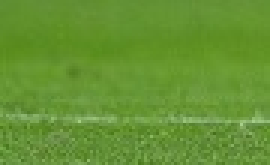
#> input picture Sessions/Summer_School_2018/Session_4/grass.jpg, 90 x 55 px (shown 3 times larger)
$ jupyter execute 'Session 4.ipynb'   (older library calls are emulated)
#> lines starting #> are read from the running program, lines starting #| are printed output that depends on the picture; after the words box and inside, x2 and y2 are one past the last pixel; in counts of white or black regions, pixels touching at a corner belong together; pictures that were not available may be replaced by others from this repository, and a replacement may not be noted
<center> <center>

 #  $   Tracking~Methods  $

  # $ \displaystyle Meanshift,~Camshift~and~Kalman~filters$


### What is object tracking ?
  Simply put,it is the process of locating a moving object (or multiple objects) over time using a camera.

  ### Why study object tracking ?
   Object tracking is useful in a variety of applications,such as human-computer interaction, security and surveillance , medical imaging,augmented reality,etc.

##  Histogram backprojection :

Histogram backprojection, in simple words ,  creates an image of the same size (but of a  single channel) as that of our input image, where each pixel corresponds to the probability of that pixel belonging to our object $ie.$ the output image will have our object of interest in more white compared to remaining part. It is used to find objects of interest in an image or other image segmentation applications.

### How do  we  get  it?

First , we create a histogram of an image containing our object of interest. A colour histogram is preferred over a grayscale one as it contains more information about the object .  We then "back-project" this histogram over our test image where we need to find the object, $ie$ ,we calculate the probability of every pixel belonging to the target object and show it. The resulting output on proper thresholding gives us the object of interest. To understand what we mean by  "back-project" consider a case when our image is

### Implementation :

First we need to calculate the **color histogram** of both the object we need to find (let it be $O$ ) and the image where
we are going to search for the object(let it be $I$)

[cell 1]
import cv2
import numpy as np
from matplotlib import pyplot as plt

#roi is the region of object we need to find
roi = cv2.imread('grass.jpg')
#> roi is the input picture: shape (55, 90, 3); mean B, G, R 50.8, 147.5, 101.1
hsv = cv2.cvtColor(roi,cv2.COLOR_BGR2HSV)
#> hsv: shape (55, 90, 3); mean H, S, V 44.5, 167.8, 147.5
#target is the image we search in
target = cv2.imread('messi5.jpg')
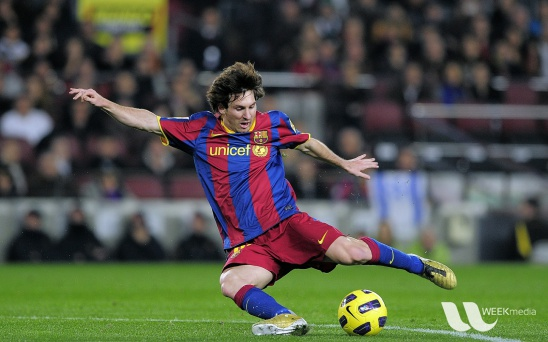
#> input picture Sessions/Summer_School_2018/Session_4/messi5.jpg, 548 x 342 px
#> target is the input picture: shape (342, 548, 3); mean B, G, R 72.4, 86, 82.2
hsvt = cv2.cvtColor(target,cv2.COLOR_BGR2HSV)
#> hsvt: shape (342, 548, 3); mean H, S, V 82.7, 87.7, 100.4
# Find the histograms using calcHist. Can be done with np.histogram2d also
roihist = cv2.calcHist([hsv],[0, 1], None, [180, 256], [0, 180, 0, 256] )
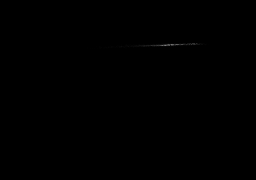
#> roihist: shape (180, 256) float32; min 0, max 122, mean 0.1
cv2.normalize(roihist,roihist,0,255,cv2.NORM_MINMAX)
#> roihist: shape (180, 256) float32; 0.69% of pixels changed, all inside (x1, y1, x2, y2) = (87, 43, 209, 49)

We then find the  "backprojected" image $R$

This is done by the built in function $ cv2.calcBackProject() $ .

What this actually means :

* In each pixel of our target image  ,we  collect the data and find the correspondent bin location for that pixel
* Lookup the histogram of the roi in the correspondent bin  and read the bin value.
* Store this bin value in a new image

[cell 2]
R=cv2.calcBackProject([hsvt],[0,1],roihist,[0,180,0,256],1)

This backprojected image is then convolved with a mask, which for an object of compact shape and unknown orientation can be a circle of same area as that of the object.

[cell 3]
# convolution with a circular disc, B = D * B, where D is the disc kernel
disc = cv2.getStructuringElement(cv2.MORPH_ELLIPSE,(5,5))
cv2.filter2D(R,-1,disc,R)
#> R: shape (342, 548); min 0, max 255, mean 42
R = np.uint8(R)
cv2.normalize(R,R,0,255,cv2.NORM_MINMAX)

Now the location of maximum intensity gives us the location of object. If we are expecting a region in the image, thresholding for a suitable value gives a nice result.

[cell 4]
ret,R = cv2.threshold(R,50,255,0)
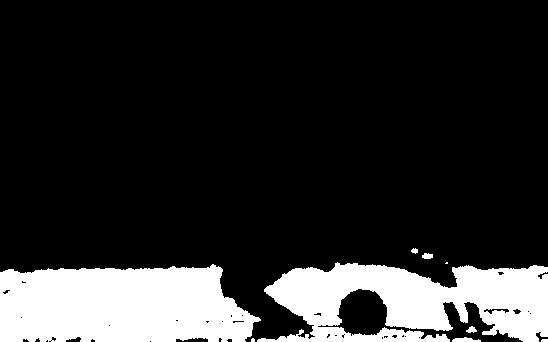
#> R: shape (342, 548); 17.4% white; 9 white regions (2 under 20 px), largest, box (x1, y1, x2, y2) and area: (0, 264, 261, 342) 17119, (257, 262, 548, 342) 15235, (452, 337, 481, 342) 99
res=cv2.merge((R,R,R))
res=cv2.bitwise_and(res,target)
res=np.hstack((target,res))
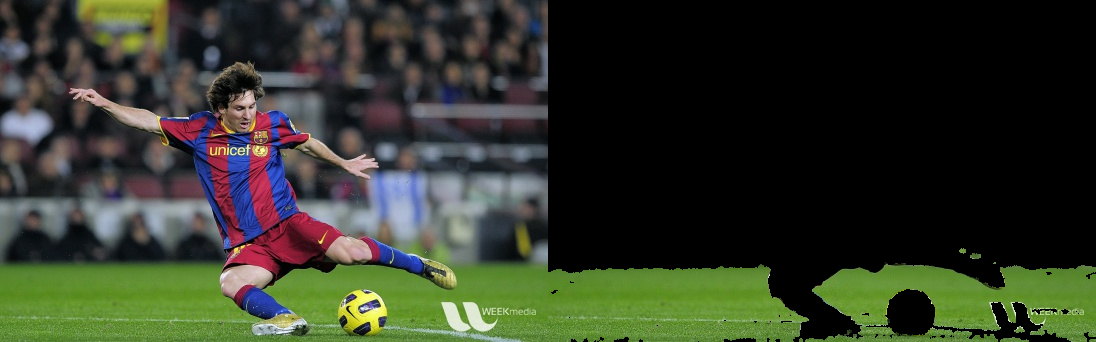
#> res: shape (342, 1096, 3); mean B, G, R 40.7, 55.5, 49.7
res=cv2.cvtColor(res,cv2.COLOR_BGR2RGB)
plt.imshow(res)
plt.show()

##   Meanshift

Simply put, meanshift is an analysis technique  for locating the maxima of a density function, a so-called mode-seeking algorithm.
In the context of visual tracking , the meanshift algorithm , based on the color histogram of the object in the previous image, is used  to find the peak of a probability density function  near the object's old position. We will give a brief overview of the underlying mathematics behind the procedure , and then develop a basic intuition of how it is useful for us , in visual tracking.

###  Underlying  mathematics

Meanshift is a procedure to locate the maxima of a density function . First , we start with an initial estimate $\displaystyle x$ . Let a kernel function $\displaystyle K(x_{i}-x)$   be given. This function determines the weight of nearby points $ x_i$ for re-estimation of the mean. (In the case of visual tracking , "nearby" points constitutes all points falling within the target window ).   Typically a Gaussian kernel on the distance to the current estimate is used, $\displaystyle ie.~ K(x_{i}-x)=e^{-c||x_{i}-x||^{2}}$. The weighted mean of the density in the window determined by $\displaystyle K$  is

$ \displaystyle m(x)= \frac {\sum _{x_{i}\in N(x)} K(x_i-x)x_i} {\sum _{x_{i}\in N(x)}K(x_i-x)} $
where ${\displaystyle N(x)}$   is the neighbourhood of $ {\displaystyle x} $ ,and in our

case the set of  points within the target window .

The difference $ \displaystyle m(x) -x $ is called the * mean shift * . The algorithm now sets $ x \leftarrow m(x) $ and continues till $ m(x) $ converges .

### Intuition

Consider you have a set of points. (It can be a pixel distribution like
histogram backprojection). You are given a small window ( may be a circle) and you have to move that window to the area of maximum pixel density (or maximum number of points). It is illustrated in the simple image given below:


The initial window is shown in blue circle with the name $ “C1”$. Its original center is marked in blue rectangle, named
“C1_o”. But if you find the centroid of the points inside that window, you will get the point “C1_r” (marked in small
blue circle) which is the real centroid of window. Surely they don’t match. So move your window such that circle
of the new window matches with previous centroid. Again find the new centroid. Most probably, it won’t match. So
move it again, and continue the iterations such that center of window and its centroid falls on the same location (or
with a small desired error). So finally what you obtain is a window with maximum pixel distribution. It is marked
with green circle, named $“C2”$. As you can see in image, it has maximum number of points.

Essentially, the working of the function can be summarized as follows :

1.We pass the initial location of our target object and the histogram backprojected image to the
meanshift function

2.As the object moves ,the histogram backprojected image also changes.

3.The meanshift function moves the window to the new location with  maximum probability density .

###  OpenCV Implementation

To use meanshift in OpenCV, first we need to setup the target and find its histogram so that we can backproject the target
on each frame for calculation of meanshift. We also need to provide initial location of window. For histogram, only
hue is considered here. Also, to avoid false values due to low light, low light values are discarded using $ cv2.inRange()$ function.

Let us first download the video which we are going to use for the camshift Code.

Note : Please go to the terminal and type this to download the all round Youtube Downloader Software.

sudo apt-get install youtube-dl

[cell 5]
import numpy as np
import cv2
cap = cv2.VideoCapture('file slow.flv in open cv-c99kI_2wHuo.mp4')
# take first frame of the video
ret,frame = cap.read()
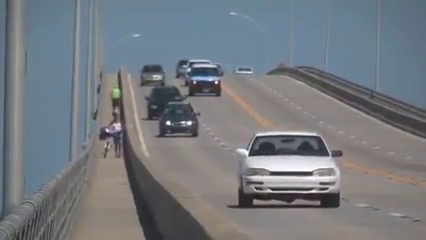
#> input picture frame 91 of Sessions/Summer_School_2018/Session_4/file slow.flv in open cv-c99kI_2wHuo.mp4, 426 x 240 px
#> frame is the input picture: shape (240, 426, 3); mean B, G, R 127.9, 121.8, 116.9
cv2.imshow('frame',frame)
cv2.waitKey(0) & 0xFF
# setup initial location of window
r,h,c,w = 127,50,193,75# simply hardcoded the values
track_window = (c,r,w,h)
# set up the ROI for tracking
roi = frame[r:r+h, c:c+w]
#> roi: shape (50, 75, 3)
cv2.imshow('roi',roi)
hsv_roi = cv2.cvtColor(frame, cv2.COLOR_BGR2HSV)
#> hsv_roi: shape (240, 426, 3); mean H, S, V 73, 38.7, 132.6
mask = cv2.inRange(roi, np.array((135.,135.,135.)), np.array((360.,255.,255.)))
#> mask: shape (50, 75); 41.5% white; 17 white regions (12 under 20 px), largest, box (x1, y1, x2, y2) and area: (0, 0, 75, 43) 1379, (31, 45, 44, 50) 39, (50, 48, 75, 50) 36, (11, 41, 17, 49) 31, (21, 39, 25, 47) 24
#mask = cv2.inRange(hsv_roi, np.array((0., 60.,32.)), np.array((180.,255.,255.)))
#roi_hist = cv2.calcHist([hsv_roi],[0],mask,[180],[0,180])
roi_hist = cv2.calcHist([roi],[0],mask,[180],[0,180])
#> roi_hist = 180 values, max 249 at index 135, min 0 at index 0, mean 6.69

cv2.normalize(roi_hist,roi_hist,0,255,cv2.NORM_MINMAX)
# Setup the termination criteria, either 10 iteration or move by atleast 1 pt
term_crit = ( cv2.TERM_CRITERIA_EPS | cv2.TERM_CRITERIA_COUNT, 10, 1 )
while(1):
  ret ,frame = cap.read()
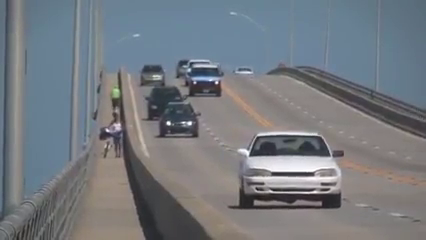
#> input picture frame 92 of Sessions/Summer_School_2018/Session_4/file slow.flv in open cv-c99kI_2wHuo.mp4, 426 x 240 px
#> frame is the input picture: shape (240, 426, 3); mean B, G, R 127.9, 121.8, 116.8
  if ret == True:
    hsv = cv2.cvtColor(frame, cv2.COLOR_BGR2HSV)
#> hsv: shape (240, 426, 3); mean H, S, V 73.1, 38.7, 132.6
    dst = cv2.calcBackProject([hsv],[0],roi_hist,[0,180],1)
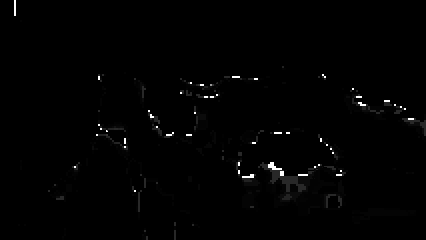
#> dst: shape (240, 426); min 0, max 255, mean 2.2
    #cv2.imshow('dst',dst)
    #cv2.waitKey(0)
    # apply meanshift to get the new location
    ret, track_window = cv2.meanShift(dst, track_window, term_crit)
#> ret = 6; track_window = (235, 149, 75, 50)
    # Draw it on image
    x,y,w,h = track_window
#> x = 235; y = 149; w = 75; h = 50
    img2 = cv2.rectangle(frame, (x,y), (x+w,y+h), 255,2)
    cv2.imshow('frame',img2)
    k = cv2.waitKey(0) & 0xff
#> (key Esc is pressed here)
    if k == 27:
      break
    else:
      cv2.imwrite(chr(k)+".jpg",img2)
  else:
    break
cv2.destroyAllWindows()
cap.release()

###  Limitation

The size of the target window does not change. Thus , when the target object is approaching closer to the camera, the algorithm is unable to track the object  effectively . The target window needs to adapt to the change in size and rotation of the object .

## CAMshift

Continuously Adaptive Meansift , or CAMshift is an improvement over the mean shift algorithm for better visual tracking. In essence , it performs almost exactly what meanshift does,but returns a resized and rotated target window .

###  What does it do??
It applies meanshift first. Once meanshift converges, it updates the size of the window as, $ s=2\sqrt\frac{M_{00}}{256}$ ( Here , $M_{oo}$ refers to the probability of finding the object in the window) It also calculates the orientation of best fitting ellipse to it.(This is to obtain the angle at which the target window must be inclined) Again it applies the meanshift with new scaled search window and previous window location. The process is continued until required accuracy is met


###  Implementation :

[cell 6]
import numpy as np
import cv2 as cv
cap = cv.VideoCapture('file slow.flv in open cv-c99kI_2wHuo.mp4')
# take first frame of the video
ret,frame = cap.read()
# setup initial location of window
r,h,c,w = 127,50,193,55  # simply hardcoded the values
track_window = (c,r,w,h)
# set up the ROI for tracking
roi = frame[r:r+h, c:c+w]
#> roi: shape (50, 55, 3)
cv2.imshow('roi',roi)
hsv_roi =  cv.cvtColor(roi, cv.COLOR_BGR2HSV)
#> hsv_roi: shape (50, 55, 3); mean H, S, V 58.6, 15.5, 142.5
mask = cv.inRange(roi, np.array((155., 155.,155.)), np.array((360.,255.,255.)))
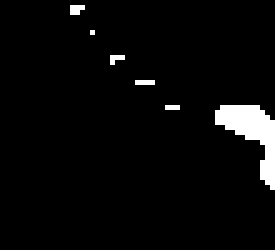
#> mask: shape (50, 55) (shown 5 times larger); 3.9% white; 6 white regions (5 under 20 px), largest, box (x1, y1, x2, y2) and area: (43, 21, 55, 38) 89
roi_hist = cv.calcHist([hsv_roi],[0],mask,[180],[0,180])
#> roi_hist = 180 values, max 30 at index 120, min 0 at index 1, mean 0.589
cv.normalize(roi_hist,roi_hist,0,255,cv.NORM_MINMAX)
# Setup the termination criteria, either 10 iteration or move by atleast 1 pt
term_crit = ( cv.TERM_CRITERIA_EPS | cv.TERM_CRITERIA_COUNT, 10, 1)
while(1):
    ret ,frame = cap.read()
    if ret == True:
        hsv = cv.cvtColor(frame, cv.COLOR_BGR2HSV)
        dst = cv.calcBackProject([hsv],[0],roi_hist,[0,180],1)
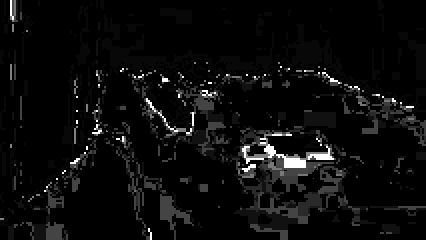
#> dst: shape (240, 426); min 0, max 255, mean 11.6
        # apply meanshift to get the new location
        rect, track_window = cv.CamShift(dst, track_window, term_crit)
#> rect = ((272, 159), (55.36, 78.11), 102.5); track_window = (233, 131, 78, 56)
        # Draw it on image
        cv.imshow('dst',dst)
        cv.waitKey(0)
        pts = cv.boxPoints(rect)
#> pts = [[239.9, 123.5], [316.1, 140.5], [304.1, 194.5], [227.9, 177.5]]
        pts = np.int0(pts)
#> pts = [[239, 123], [316, 140], [304, 194], [227, 177]]
        img2 = cv.polylines(frame,[pts],True, 255,2)
        cv.imshow('img2',img2)
        k = cv.waitKey(60) & 0xff
#> (key Esc is pressed here)
        if k == 27:
            break
        else:
            cv.imwrite(chr(k)+".jpg",img2)
    else:
        break
cv.destroyAllWindows()
cap.release()

#     Kalman Filters

Kalman filtering, is an algorithm that uses a series of measurements observed over time, containing **statistical noise** and other inaccuracies, and **produces estimates** of unknown variables that tend to be more accurate than those based on a single measurement alone.

In general ,Kalman filters find applications in guidance and navigation,computer vision systems and in sginal processing.   Kalman filters can prove to be very useful in two interesting cases :
* The variables of interest can only be measured indirectly

* Measurements available from various sensors are prone to noise.

### One Dimensional Kalman FIlter

#### Here are the required imports for implementing a one dimensional Kalman Filter

[cell 7]
from matplotlib import pyplot as plt
import numpy as np

Let us write a code for the one-dimensional Kalman filters first.
Consider the case in which we measure the temperature from an erraneous thermometer.

The following are the measurements taken from an erraneous thermometer at different times , also we assume that we know that the actual temperature is 45 degrees.

[cell 8]
measurement = [45,48,49,41,42,60,46,47,42,46,47,41,40,43,45,46,43,45,46,41,39,45,48,42,43,44,45,46,47,42,40,41,41,61,45,45,43,42,42,40]
actual = 45

Let us plot these measurements using matplotlib

[cell 9]
plt.title('Noisy Measurements and actual measurements')
plt.ylabel('Temperature in degree celsius')
plt.xlabel('Time')
plt.plot(measurement,label = 'Measurements from the thermometer')
plt.hold(True)
plt.axhline(y=actual, color='r', linestyle='-',label = 'Actual Temperature')
plt.axis([0,len(measurement)-1,0,90])
plt.legend()
plt.show()
#> figure, not shown here; curve peaks at x = 33, y = 61

Now let's run the code for the Kalman Filtering process.

[cell 10]
initial_estimate = 60 # actually this can be anything
initial_error_estimate = 2
error_in_measurement = 4
current_estimate = initial_estimate
current_error_estimate = initial_error_estimate
kalman_output_list = []
kalman_output_list.append(initial_estimate)
for i in range(len(measurement)):


  ####################################
  # Step 1 , calculate the Kalman Gain.

    kalman_gain = (current_error_estimate)/(current_error_estimate + error_in_measurement)
  ####################################
  # Step 2 , calculate the estimate at time 't' from the measurement and estimate at time 't-1'
    kalman_output = (current_estimate + (kalman_gain)*(measurement[i] - current_estimate))

    kalman_output_list.append(kalman_output)


  ####################################
  # Step 3 , calculate the error estimate at time 't'
    new_error_estimate = (1-kalman_gain)*(current_error_estimate)


  ##############################################
  # make the previous variables the current variables for the next iteration
    current_estimate = kalman_output
    current_error_estimate = new_error_estimate
  ##############################################

Now we have the Kalman Filters output with us.

Lets finally plot them and check our results.

[cell 11]
plt.title('One Dimensional Kalman Filter Output')
plt.xlabel('Time')
plt.ylabel('Temperature in degrees')
plt.plot(measurement,label = 'Measuerements from the thermometer')
plt.axhline(y=actual, color='r', linestyle='-',label = 'Actual Temparature')
plt.hold(True)
plt.plot(kalman_output_list,'-g',label = 'kalman output')
plt.axis([0,len(measurement)-1,0,110])
plt.legend()
plt.show()
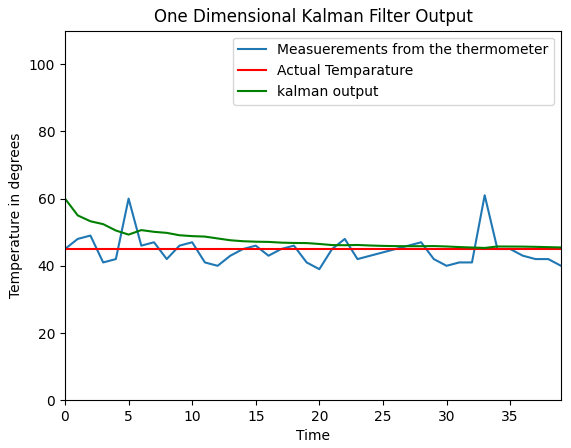
#> figure drawn by matplotlib, 1 panel; curve peaks at x = 33, y = 61; curve peaks at x = 0, y = 60
